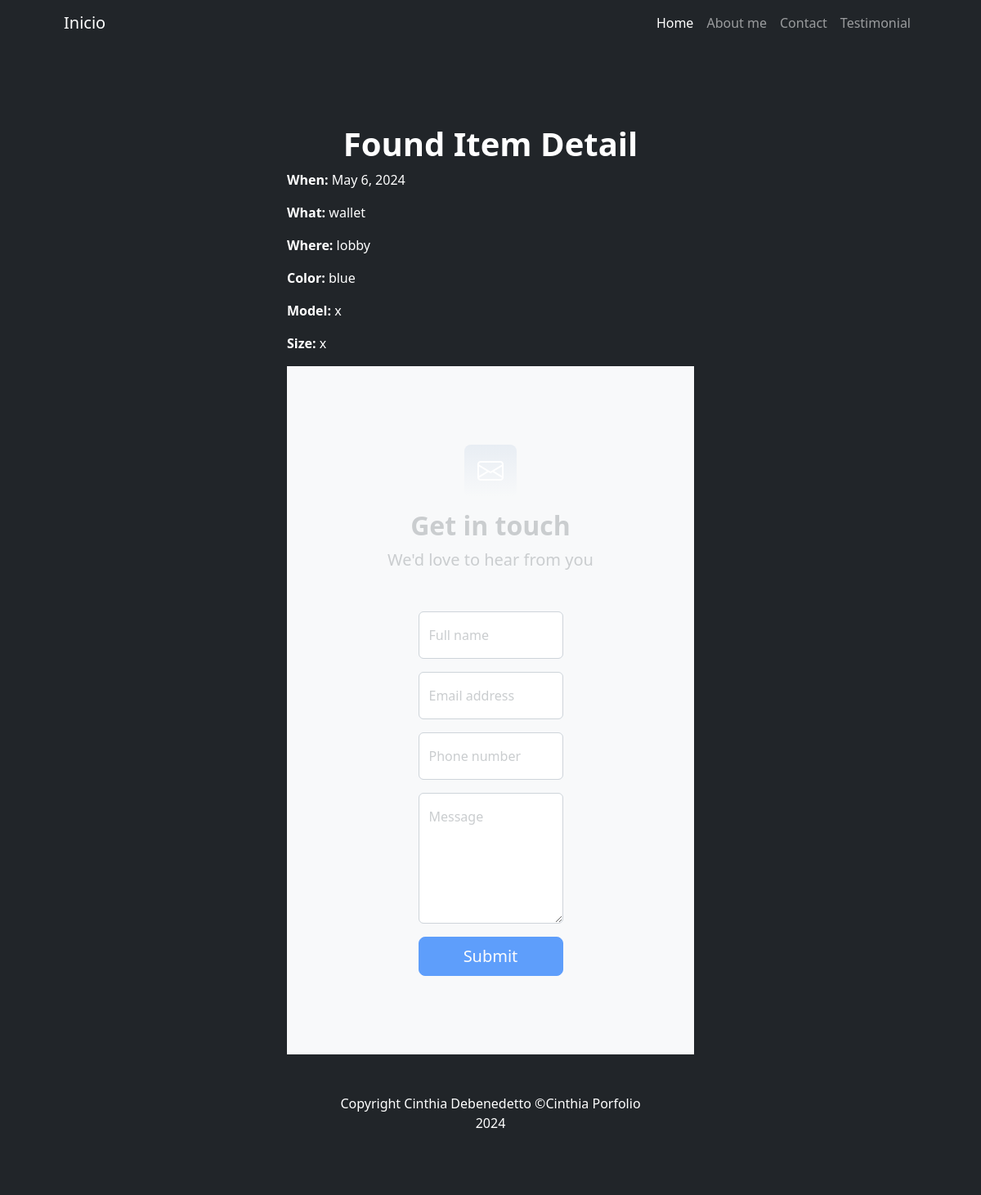
The page /found/5/ on the database its author committed.
### busqueda/models.py (models this page shows, shortened)
class Ifound(models.Model):
    when = models.DateField(validators=[validate_past_date])
    what = models.CharField(max_length=60)
    where = models.CharField(max_length=60)
    color = models.CharField(max_length=50)
    model = models.CharField(max_length=60)
    size = models.CharField(max_length=60)
    return_owner = models.BooleanField(default=False)
    class Meta:
        verbose_name = "Found Property"
        verbose_name_plural = "Found Properties"
        ordering = ["when", "what"]

### busqueda/views.py (the view)
# urls.py: path('found/<int:pk>/', foundDetail, name='found_detail'),# URL para la vista de detalle del ítem encontrado
def foundDetail(request, pk):
    found = get_object_or_404(Ifound, pk=pk)
    return render(request, 'busqueda/found_detail.html', {'found': found})

### busqueda/templates/busqueda/found_detail.html
{% extends "busqueda/index.html" %}
{% block titulo %}
<h1 class="display-10 fw-bolder text-white">Found Item Detail</h1>
{% endblock titulo %}
{% block contenido %}
    <p class="text-white" style="text-align: left;"><strong>When:</strong> {{ found.when }}</p>
    <p class="text-white" style="text-align: left;"><strong>What:</strong> {{ found.what }}</p>
    <p class="text-white" style="text-align: left;"><strong>Where:</strong> {{ found.where }}</p>
    <p class="text-white" style="text-align: left;"><strong>Color:</strong> {{ found.color }}</p>
    <p class="text-white" style="text-align: left;"><strong>Model:</strong> {{ found.model }}</p>
    <p class="text-white" style="text-align: left;"><strong>Size:</strong> {{ found.size }}</p>
{% endblock contenido %}

### rows shown on the page
Ifound: when "May 6, 2024", what "wallet", where "lobby", color "blue", model "x", size "x"
